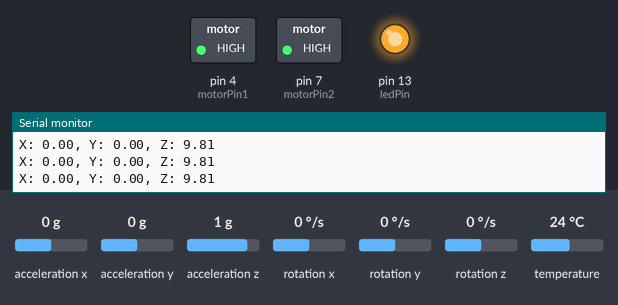
Bench run of a sketch on a simulated Arduino Uno, built with avr-gcc and run on an emulated ATmega328P. Parts: switched loads named in the sketch (green lamp = pin HIGH), output pins drawn as LEDs (lit = HIGH), the last lines printed to the serial monitor. Inputs (shaded band) come from the test bench; at power-on: acceleration y 0 g, acceleration x 0 g, acceleration z 1 g, rotation x 0 °/s, rotation y 0 °/s, rotation z 0 °/s, temperature 24 °C.

Above: at 5.4 s.
5.5 s: acceleration y set to -1.4 g
At 7.0 s:
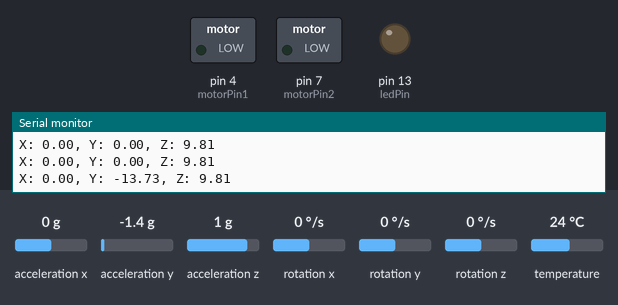
Timing chart, 0 to 8.5 s (numbered marks = the images above; inputs shaded):
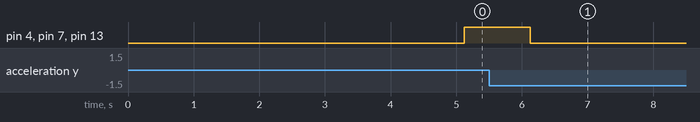

The sketch:

anti_sleep_ID.ino
```cpp
#include <Adafruit_MPU6050.h>
#include <Adafruit_Sensor.h>
#include <Wire.h>

int motorPin1 = 4;
int motorPin2 = 7;

const unsigned long delayInterval = 5000;
const unsigned long blinkInterval = 500;
unsigned long previousTime = 0;
unsigned long previousBlinkTime = 0;
const int ledPin = 13;
bool ledState = false;
bool delayInProgress = false;
bool motorState = false;

Adafruit_MPU6050 mpu;

void setup(void) {

  pinMode(motorPin1, OUTPUT);
  pinMode(motorPin2, OUTPUT);

  Serial.begin(115200);

  while (!Serial)
    delay(10);

  Serial.println("Adafruit MPU6050 test!");

  if (!mpu.begin()) {
    Serial.println("Failed to find MPU6050 chip");
    while (1) {
      delay(10);
    }
  }
  Serial.println("MPU6050 Found!");

  mpu.setAccelerometerRange(MPU6050_RANGE_8_G);
  mpu.setGyroRange(MPU6050_RANGE_500_DEG);
  mpu.setFilterBandwidth(MPU6050_BAND_21_HZ);

  delay(100);

  pinMode(ledPin, OUTPUT);
}

void loop() {
  sensors_event_t a, g, temp;
  mpu.getEvent(&a, &g, &temp);

  Serial.print("X: ");
  Serial.print(a.acceleration.x);
  Serial.print(", Y: ");
  Serial.print(a.acceleration.y);
  Serial.print(", Z: ");
  Serial.println(a.acceleration.z);

  float AccX = a.acceleration.x;
  float AccY = a.acceleration.y;
  float AccZ = a.acceleration.z;

  if (AccY > -9 && AccY < 2) {
    unsigned long currentTime = millis();

    if (!delayInProgress) {
      delayInProgress = true;
      previousTime = currentTime;
    }

    if (currentTime - previousTime >= delayInterval) {
      //  interval has passed, start the 5 sec motor delay
      if (currentTime - previousBlinkTime >= blinkInterval) {
        //  delay has passed, turn on motor with blink interval of 0.5 sec
        ledState = !ledState;
        motorState = !motorState;
        digitalWrite(ledPin, ledState);
        digitalWrite(motorPin1, motorState);
        digitalWrite(motorPin2, motorState);
        previousBlinkTime = currentTime;
      }
    }
  } else {
    // reset the delay
    delayInProgress = false;
    digitalWrite(ledPin, LOW);
    digitalWrite(motorPin1, LOW);
    digitalWrite(motorPin2, LOW);
  }

  delay(1000);
  }
```

Measured:
- after the input at 5.5 s, pin 4 (motorPin1), pin 7 (motorPin2), pin 13 (ledPin): goes on until 6.1 s, then stays LOW
